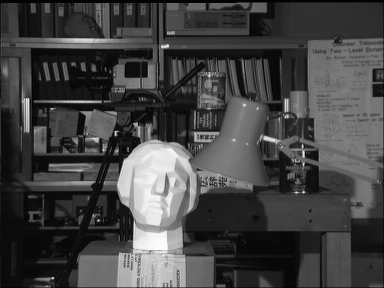
//> input picture sampleprogram/09/09-04-a.png, 384 x 288 px
$ ./09-01   (built with g++ and OpenCV 4)
//> lines starting //> are read from the running program, lines starting //| are printed output that depends on the picture
#define _CRT_SECURE_NO_WARNINGS
#include <iostream>
#include <string>
#include <opencv2/opencv.hpp>

const std::string  windowDisparity = "Disparity";
const std::string  fileLeft  = "./09-04-a.png";
const std::string  fileRight = "./09-04-b.png";

int main()
{

	//（１）画像ファイルの読み込み
	cv::Mat imgLeft = cv::imread( fileLeft, cv::IMREAD_GRAYSCALE );
//> imgLeft is the input picture: 288 rows x 384 cols, CV_8UC1; min 0, max 252, mean 67.6
	cv::Mat imgRight = cv::imread( fileRight, cv::IMREAD_GRAYSCALE );
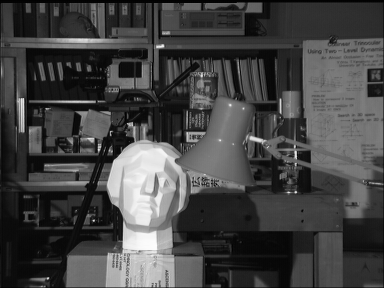
//> input picture sampleprogram/09/09-04-b.png, 384 x 288 px
//> imgRight is the input picture: 288 rows x 384 cols, CV_8UC1; min 0, max 253, mean 68
	if( imgLeft.empty() || imgRight.empty() ){
		std::cout<< " --指定されたファイルがありません！" << std::endl;
		return -1;
	}

	// 視差画像用の領域確保
	cv::Mat imgDisparity16S = cv::Mat( imgLeft.rows, imgLeft.cols, CV_16S );
	cv::Mat imgDisparity8U  = cv::Mat( imgLeft.rows, imgLeft.cols, CV_8UC1 );

	//（２）StereoBMクラスのインスタンスを生成
	int ndisparities = 16*5; // 探索したいdisparitiesの最大値を１６の倍数で指定
	int SADWindowSize = 21;  // ブロック窓のサイズ，最大２１の奇数で指定

	cv::Ptr<cv::StereoBM> sbm = cv::StereoBM::create( ndisparities, SADWindowSize );

	//（３）視差画像を計算
	sbm->compute( imgLeft, imgRight, imgDisparity16S );
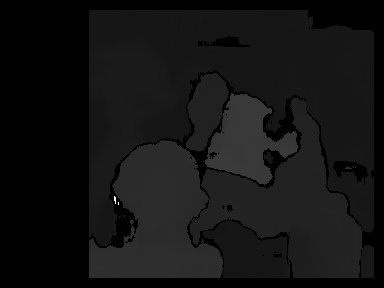
//> imgDisparity16S: 288 rows x 384 cols, CV_16SC1; min -16, max 1062, mean 66.9; drawn with min black and max white

	//（４）視差画像の最小値が０，最大値が２５５になるように線形変換（正規化）して表示
	double minVal, maxVal;
	cv::minMaxLoc( imgDisparity16S, &minVal, &maxVal );
//> minVal = -16; maxVal = 1062
	imgDisparity16S.convertTo( imgDisparity8U, CV_8UC1, 255/(maxVal - minVal));

	cv::namedWindow( windowDisparity, cv::WINDOW_NORMAL );
	cv::imshow( windowDisparity, imgDisparity8U );

	//（５）視差画像をファイルに保存
	cv::imwrite("./SBM_sample.jpg", imgDisparity16S);

	cv::waitKey(0);

	return 0;
}
